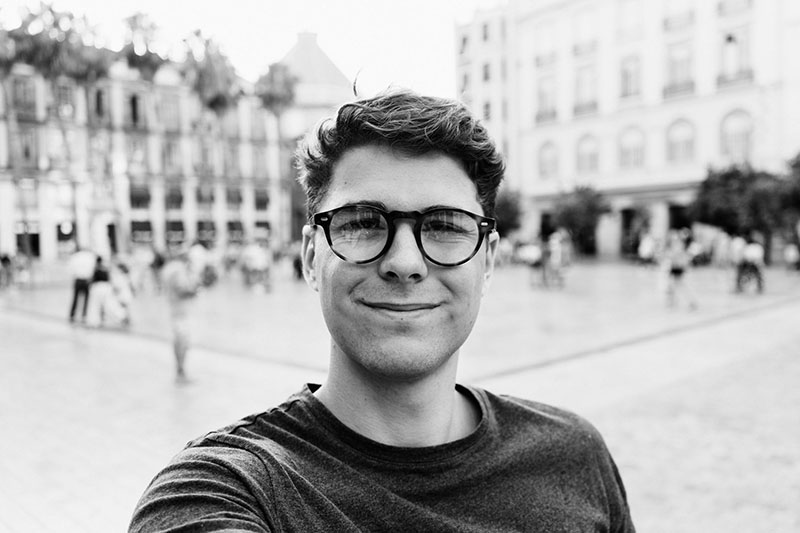
#> input picture face_recognition_problem/facial_recognition_system/data/sample_faces/img1.jpg, 800 x 533 px; its folder holds 4 pictures in this run
$ jupyter execute --allow-errors movie_reviews_using_lstm.ipynb   (shell and % lines are left out)
#> lines starting #> are read from the running program, lines starting #| are printed output that depends on the picture; after the words box and inside, x2 and y2 are one past the last pixel; in counts of white or black regions, pixels touching at a corner belong together
Authors       | Email                  |
:--------------|:----------------------|
Rezwanul      | rezwanul.cse@gmail.com |

## Problem: Facical Recognition.
### Problem class: Image Classification

#### The IMDb dataset is provided by IMDb.
### Problem dataset link: [IMDb dataset](https://www.imdb.com/)

### Problem description:

 Predicting the sentiment of movie reviews on IMDb.

### Problem Task:  Build and train a LSTM network to predict the sentiment of movie reviews on IMDb.

# Import Libraries

[cell 1]
import os
import random
import shutil
import piexif
import warnings
warnings.filterwarnings('ignore')

import pandas as pd
from matplotlib import pyplot as plt

import seaborn as sns
sns.set()

import numpy as np

import cv2

# Loading data

[cell 2]
face_cascades = cv2.CascadeClassifier('data/pre-trained_cascade/haarcascade_frontalface_default.xml')

[cell 3]
# face detection function
def detect_faces(img, draw_box=True):
    # Convert image to grayscale
    grayscale_img = cv2.cvtColor(img, cv2.COLOR_BGR2GRAY)

    # detect faces
    faces = face_cascades.detectMultiScale(grayscale_img, scaleFactor=1.6)

    # Draw bounding around detected faces
    for (x, y, width, height) in faces:
        if draw_box:
            cv2.rectangle(img, (x, y), (x+width, y+height), (0, 255, 0), 5)
    face_box = img[y : y + height, x : x + width]
    face_coords = [x, y, width, height]

    return img, face_box, face_coords

[cell 4]
sample_face_dir = 'data/sample_faces'
detected_face_dir = sample_face_dir + '/detected_faces/'

files = os.listdir(sample_face_dir)
images = [file for file in files if 'jpg' in file]

for image in images:
    img = cv2.imread(sample_face_dir + '/' + image)
#> img is the input picture: shape (533, 800, 3); min 0, max 255, mean 178.9
    detected_faces, _, _ = detect_faces(img)
#> in detect_faces, `faces = face_cascades.detectMultiScale(grayscale_img, scaleFactor=1.6)`: faces = [[271, 124, 252, 252]]
#> the loop in detect_faces, `for (x, y, width, height) in faces:` made 1 pass
#> after the loop in detect_faces, `for (x, y, width, height) in faces:`:
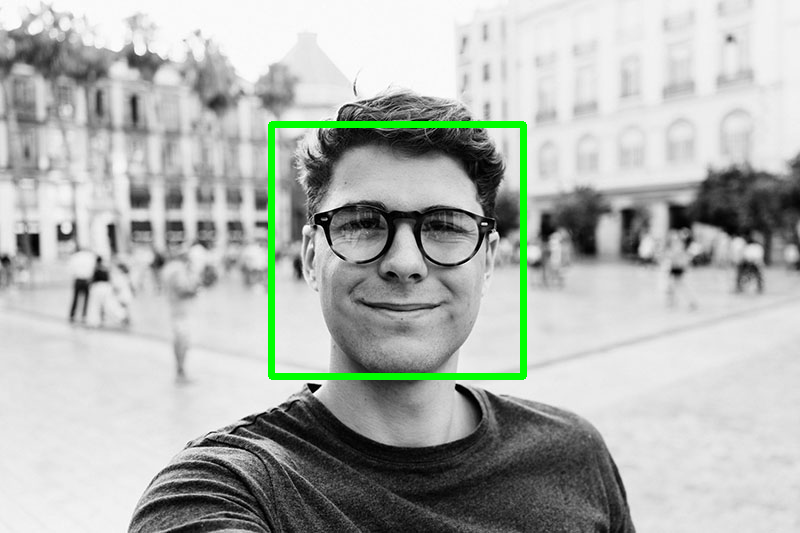
#> img: shape (533, 800, 3); 1.65% of pixels changed, all inside (x1, y1, x2, y2) = (268, 121, 527, 380)
#> in detect_faces, `face_box = img[y : y + height, x : x + width]`:
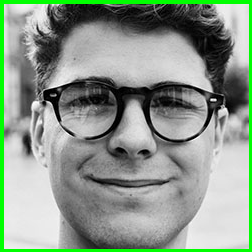
#> face_box: shape (252, 252, 3); mean B, G, R 139.8, 153.7, 139.8
#> in detect_faces, `face_coords = [x, y, width, height]`: face_coords = [271, 124, 252, 252]

    cv2.imwrite(detected_face_dir + image, detected_faces)
#> pass 2 of the loop `for image in images:`:
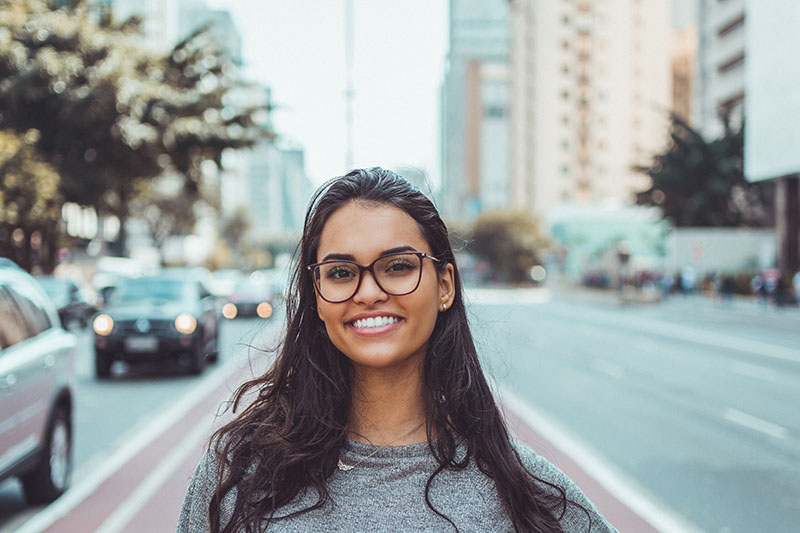
#> input picture face_recognition_problem/facial_recognition_system/data/sample_faces/img2.jpg, 800 x 533 px
#> img is the input picture: shape (533, 800, 3); mean B, G, R 161, 161.8, 156
#> faces = [[293, 204, 157, 157]]
#> the loop in detect_faces (call 2), `for (x, y, width, height) in faces:` made 1 pass
#> after the loop in detect_faces (call 2), `for (x, y, width, height) in faces:`:
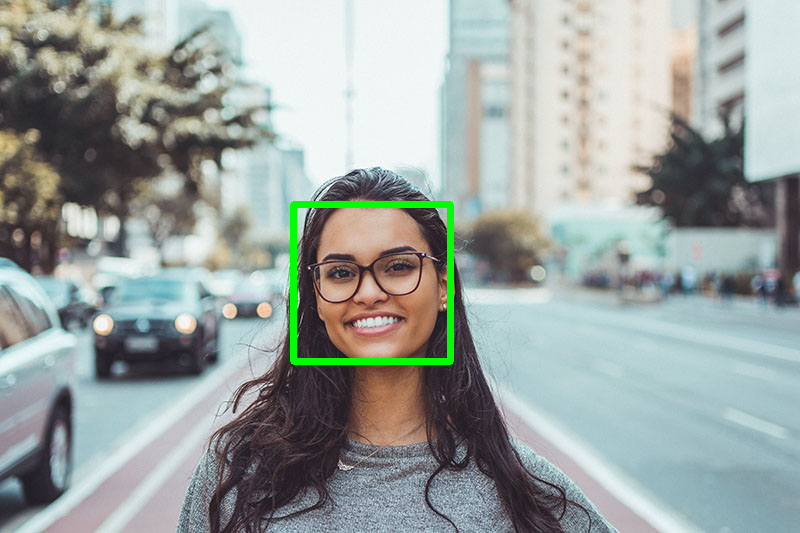
#> img: shape (533, 800, 3); 1.03% of pixels changed, all inside (x1, y1, x2, y2) = (290, 201, 454, 365)
#> in detect_faces (call 2), `face_box = img[y : y + height, x : x + width]`:
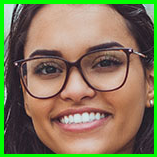
#> face_box: shape (157, 157, 3); mean B, G, R 89.3, 122, 129.4
#> face_coords = [293, 204, 157, 157]
#> pass 3 of the loop `for image in images:`:
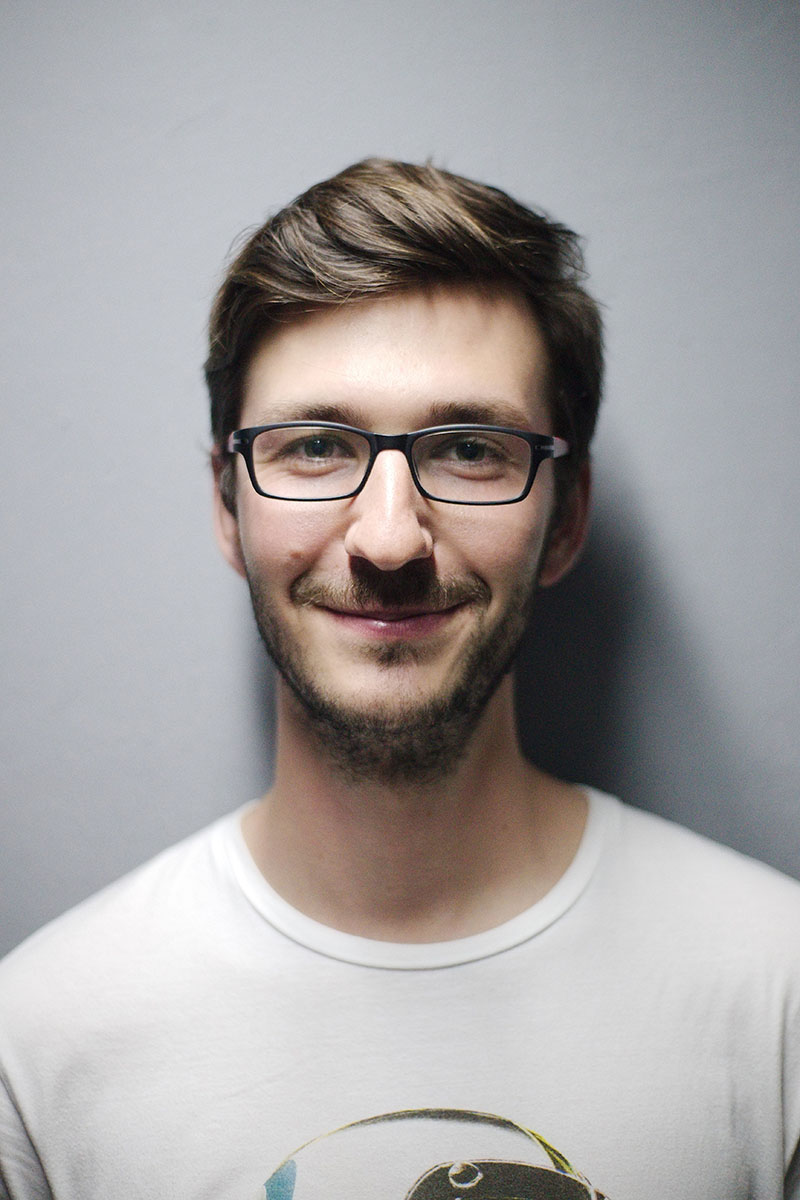
#> input picture face_recognition_problem/facial_recognition_system/data/sample_faces/img3.jpg, 800 x 1200 px
#> img is the input picture: shape (1200, 800, 3); mean B, G, R 160.8, 160.8, 164.2
#> grayscale_img: shape (1200, 800)
#> faces = [[193, 306, 403, 403]]
#> the loop in detect_faces (call 3), `for (x, y, width, height) in faces:` made 1 pass
#> after the loop in detect_faces (call 3), `for (x, y, width, height) in faces:`:
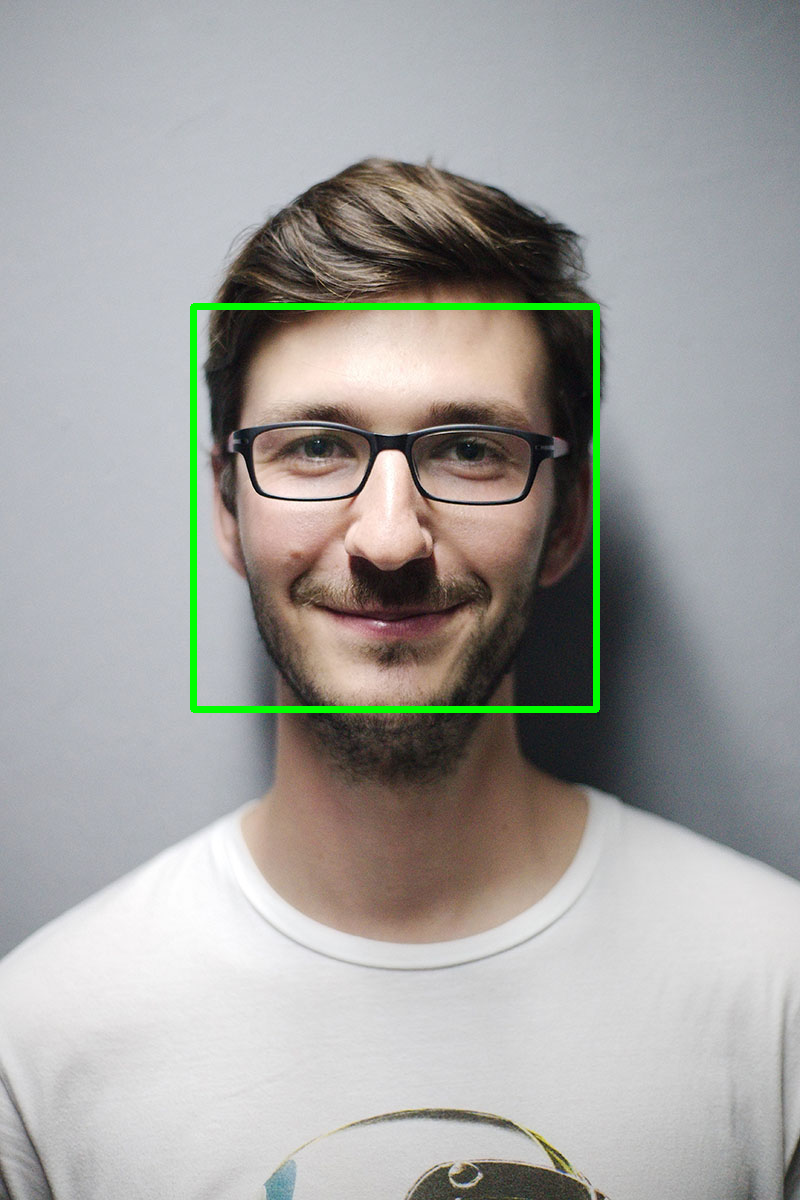
#> img: shape (1200, 800, 3); 1.17% of pixels changed, all inside (x1, y1, x2, y2) = (190, 303, 600, 713)
#> in detect_faces (call 3), `face_box = img[y : y + height, x : x + width]`:
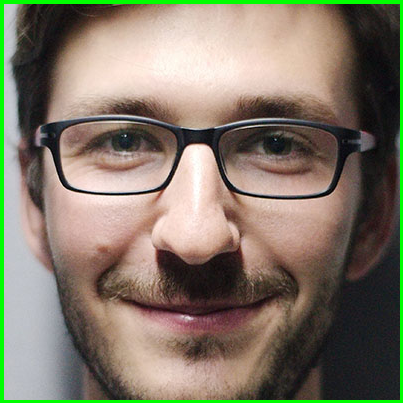
#> face_box: shape (403, 403, 3); mean B, G, R 104.3, 120.8, 129.6
#> face_coords = [193, 306, 403, 403]
#> the loop made 4 passes; the first 3 are shown
